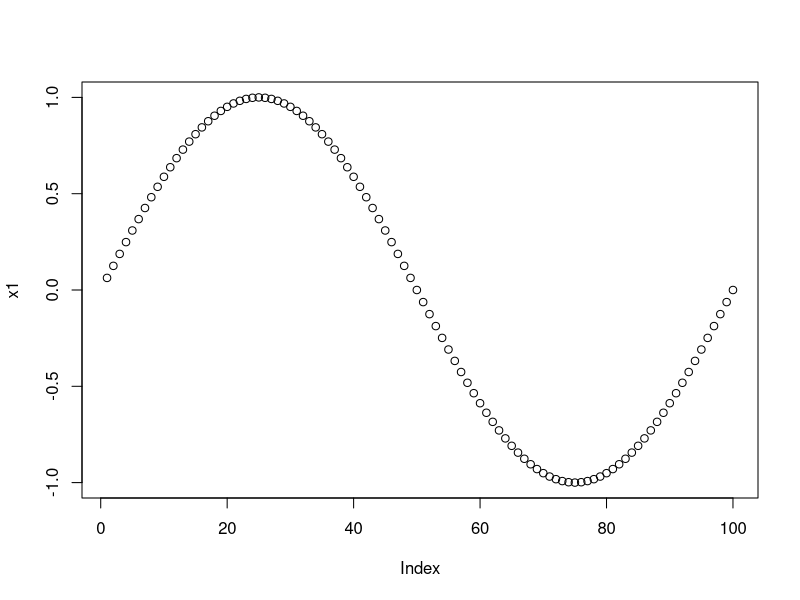
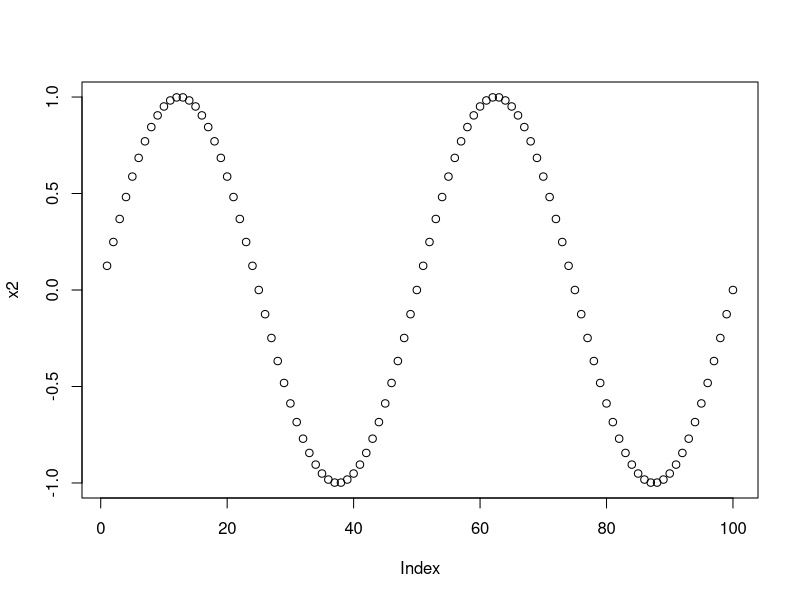
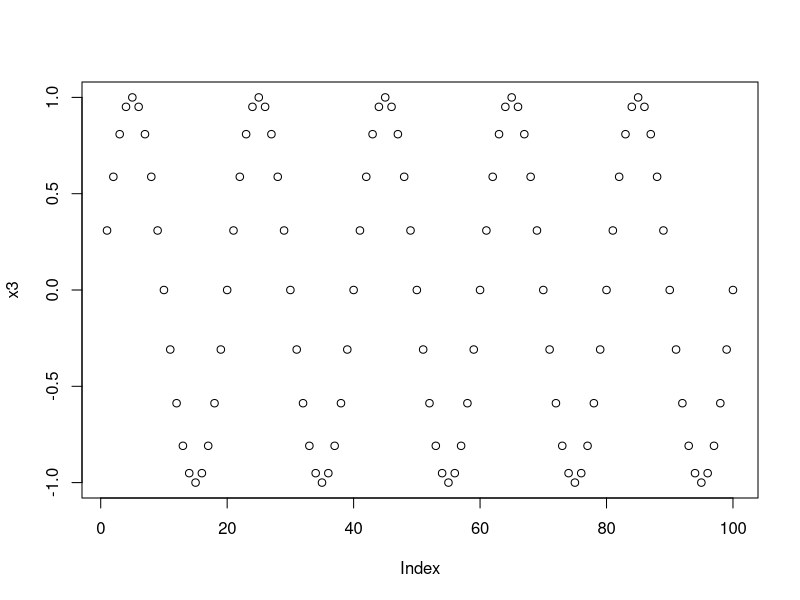
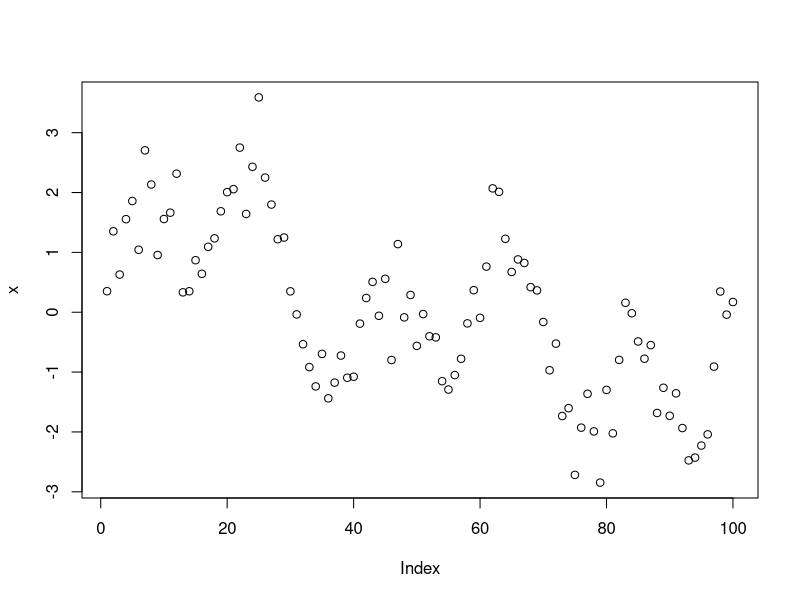
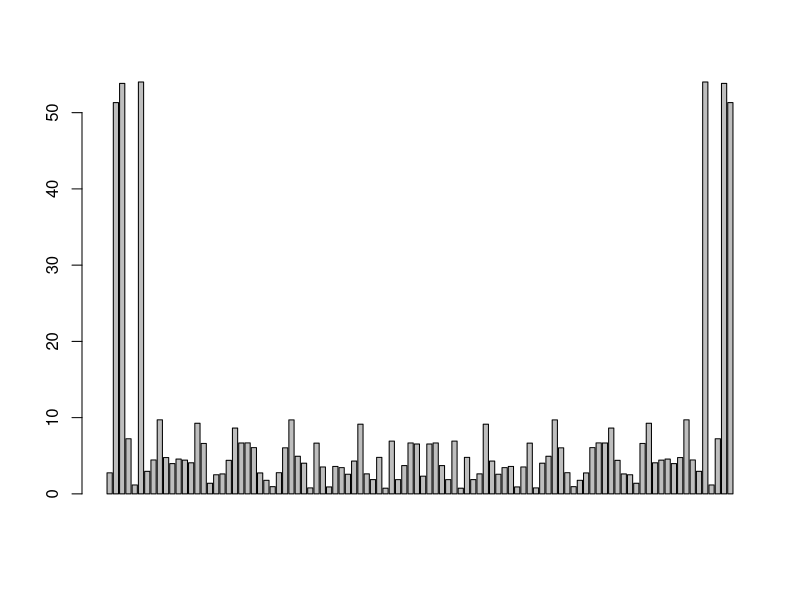

Recreate these plots in R, in order.
getFourierFrequency <- function(x, showplot=FALSE){
  z <- fft(x)
  zmod <- Mod(z)
  zmodEffective <- zmod[-1]
  zmodEffective <- zmodEffective[1:(length(zmodEffective)/2)]
  if(showplot) {
    names(zmodEffective) <- 1:length(zmodEffective)
    barplot(zmodEffective)
    boxplot(zmodEffective)
  }
  outliers <- boxplot.stats(zmodEffective)$out 
  if(length(outliers)==0){
    return(which.max(zmodEffective))
  }else{
    outliers <- outliers[outliers > median(zmodEffective)]
    whichOutliers <- which(zmodEffective %in% outliers)
    return(max(whichOutliers))
  }
}

N <- 100
Tall <- 2*pi
x1 <- sin(Tall*(1:N)/N)
x2 <- sin(2*Tall*(1:N)/N)
x3 <- sin(5*Tall*(1:N)/N)
plot(x1)
plot(x2)
plot(x3)
x <- (x1+x2+x3+rnorm(N)*0.5)
plot(x)
z <- fft(x)
barplot(Mod(z))

